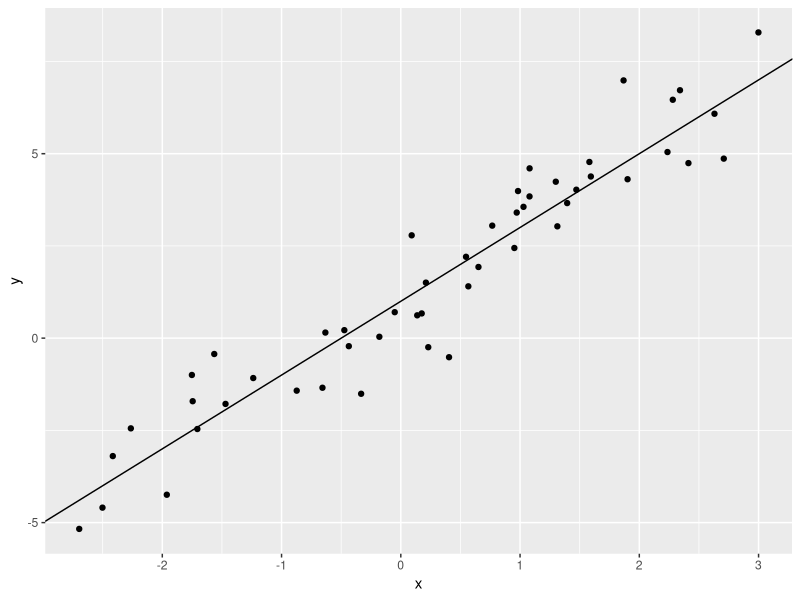
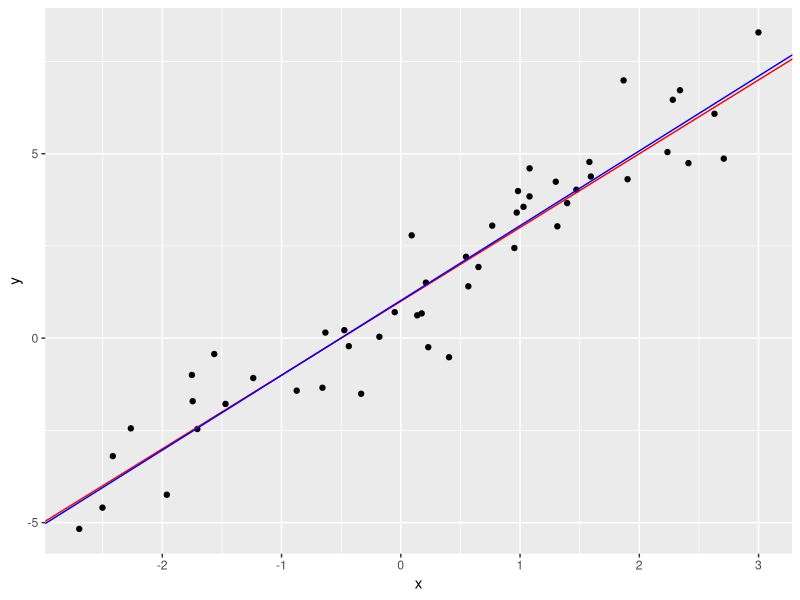
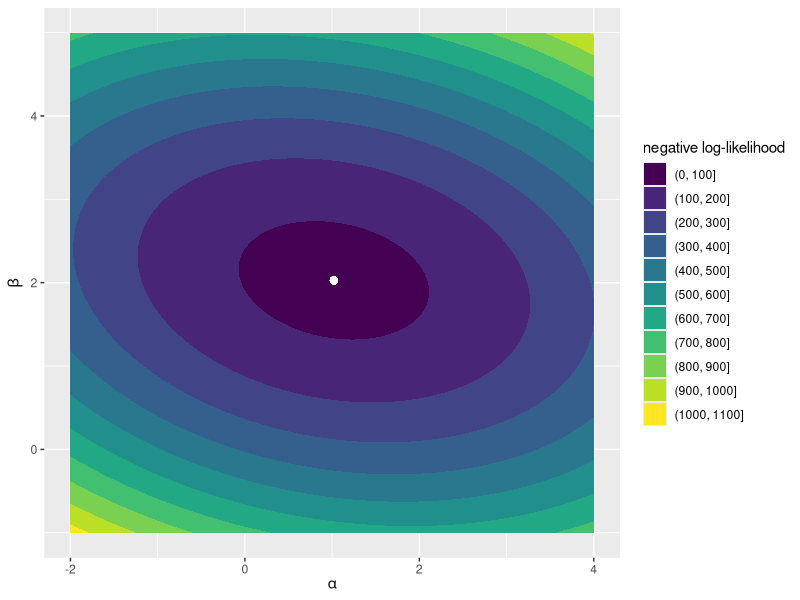
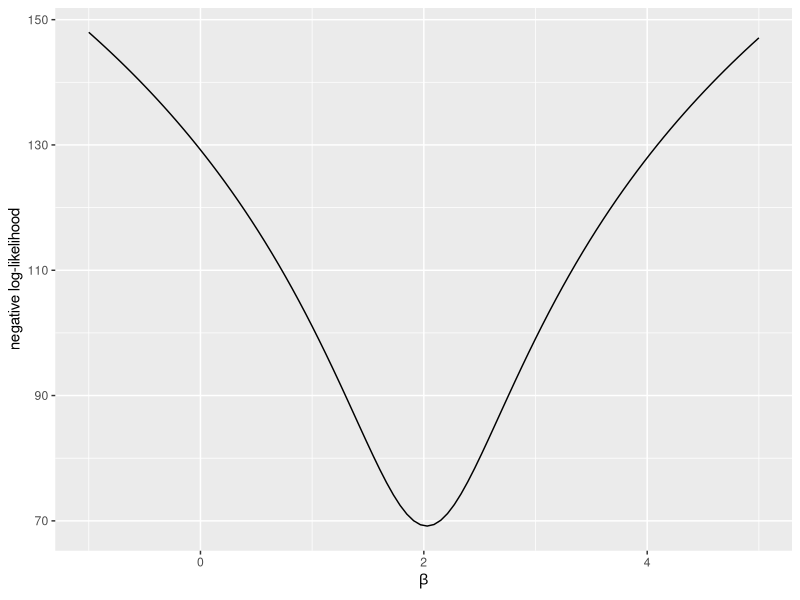
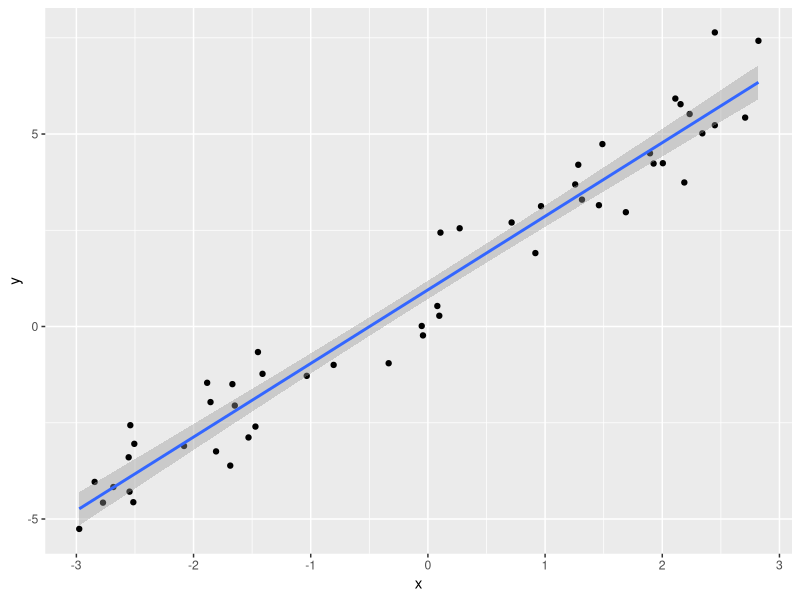

R code for these plots, in order:
## ---- chunk 1
## load the tidyverse packages
if (!require("tidyverse")) install.packages("tidyverse"); library(tidyverse)

knitr::opts_chunk$set(fig.height = 4, fig.width = 6)
## ---- chunk 2
a <- 1 ## intercept
b <- 2 ## slope
sigma <- 1 ## error standard deviation
## ---- chunk 3
n <- 50 ## sample size

## simulate data
sim_data <- data.frame(x = runif(n, min = -3, max = 3))
sim_data$y <- rnorm(n, mean = a + b*sim_data$x, sd = sigma)

## Look at the data structure
head(sim_data)
## ---- chunk 4
sim_data %>% # start with the data
  ggplot(aes(x, y)) + # tell ggplot which aesthetics to use
  geom_point() + # add points
  geom_abline(intercept = a, slope = b) # show the known regression line
## ---- chunk 5
## negative log-likelihood of y-values given intercept, slope, and error sd
## we pass the parameters as a vector in the order a, b, sigma
lm_log_lik <- function(par, x, y) {
  a <- par["a"]; b <- par["b"]; sigma <- exp(par["log_sigma"])
  -sum(dnorm(y, mean = a + b*x, sd = sigma, log = TRUE))
}
## ---- chunk 6
fit <- optim(
  par = c(a = 0, b = 0, log_sigma = 0), 
  fn = lm_log_lik, 
  x = sim_data$x, 
  y = sim_data$y, 
  hessian = TRUE
)

fit
## ---- chunk 7
coef(lm(y ~ x, data = sim_data))
## ---- chunk 8
sim_data %>%   
  ggplot(aes(x, y)) + # tell ggplot which aesthetics to use
  geom_point() + # add points
  geom_abline(intercept = a, slope = b, color = "red") + # true regression line
  geom_abline(intercept = fit$par[1], slope = fit$par[2], color = "blue") # fit
## ---- chunk 9
a_seq <- seq(-2, 4, length.out = 100)
b_seq <- seq(-1, 5, length.out = 100)

### data frame containing all combinations of the intercept and slope values
par_grid <- expand.grid("a" = a_seq, "b" = b_seq)

### loop over data frame, store negative log likelihood
for (i in 1:nrow(par_grid)) {
  par_grid$loglik[i] <- lm_log_lik(
    c(a = par_grid$a[i], b = par_grid$b[i], fit$par[3]), 
    x = sim_data$x, 
    y = sim_data$y
  )
}
## ---- chunk 10
par_grid %>% 
  ggplot(aes(a, b, z = loglik)) + 
  geom_contour_filled() + 
  labs(x = expression(alpha), y = expression(beta), fill = "negative log-likelihood") + 
  geom_point(aes(x = fit$par[1], y = fit$par[2]), size = 2, color = "white")
## ---- chunk 11
## Modify our `lm_log_lik` function so that the slope is a separate argument
## We'll pass this to `optim` to just find the values of the intercept and sd
slope_proflik <- function(pars, b, x, y) {
  a <- pars[1]; sigma <- pars[2] ## only two pars in this function
  if (sigma > 0) {
    return(-sum(dnorm(y, mean = a + b*x, sd = sigma, log = TRUE)))
  } else {
    return(1000)
  }
}

b_profile <- data.frame(
  b = seq(-1, 5, length.out = 100)  ## values of slope to loop over
)

## loop over values of the slope, store negative log-likelihood
for (i in 1:nrow(b_profile)) {
  b_fit <- optim(
    par = c(a = 0, sigma = 1), # initial values for intercept and sd
    fn = slope_proflik,  # objective function
    b = b_profile$b[i], # fixed slope value
    x = sim_data$x,   # x values
    y = sim_data$y   # y values
  )
  b_profile$nll[i] <- b_fit$value
}

## plot slope profile
b_profile %>% 
  ggplot(aes(b, nll)) + 
  geom_line() + 
  labs(x = expression(beta), y = "negative log-likelihood")
## ---- chunk 12
var_cov <- solve(fit$hessian)
var_cov
## ---- chunk 13
fisher_se <- sqrt(diag(var_cov))
fisher_se
## ---- chunk 14
summary(lm(y ~ x, data = sim_data))
## ---- chunk 15
n_obs <- nrow(sim_data) ## number of observations
n_samples <- 1000 ## number of bootstrap samples

## initialize an empty matrix to store parameter estimates for each sample
par_samples <- matrix(nrow = n_samples, ncol = 3)

## recalculate MLE for each sample
for (i in 1:n_samples) {
  sample_rows <- sample(1:n_obs, size = n_obs, replace = TRUE) # sampled rows from data
  new_data <- sim_data[sample_rows,] # subset data to sampled rows
  
  sample_fit <- optim(
    par = c(a = 0, b = 0, log_sigma = 0), # initial values
    fn = lm_log_lik, # log likelihood function
    x = new_data$x, # sampled x-values
    y = new_data$y # sampled y-values
  )
  
  par_samples[i,] <- sample_fit$par # store sample parameters
}

boot_se <- apply(par_samples, MARGIN = 2, FUN = sd) # calculate column SDs
setNames(boot_se, names(fit$par))
## ---- chunk 16
gamma <- 0.05 ## 95% confidence interval

alpha_CI <- qnorm(c(gamma/2, 1 - gamma/2), mean = fit$par[1], sd = fisher_se[1])
beta_CI <- qnorm(c(gamma/2, 1 - gamma/2), mean = fit$par[2], sd = fisher_se[2])

cbind(alpha_CI, beta_CI)
## ---- chunk 17
alpha_CI <- qnorm(c(gamma/2, 1 - gamma/2), mean = fit$par[1], sd = boot_se[1])
beta_CI <- qnorm(c(gamma/2, 1 - gamma/2), mean = fit$par[2], sd = boot_se[2])

cbind(alpha_CI, beta_CI)
## ---- chunk 18
alpha_CI <- quantile(par_samples[,1], c(gamma/2, 1 - gamma/2))
beta_CI <- quantile(par_samples[,2], c(gamma/2, 1 - gamma/2))

cbind(alpha_CI, beta_CI)
## ---- chunk 19
lm_fit <- function(x, y, SE = "fisher", init = c("a" = 0, "b" = 0, "log_sigma" = 0), n_boot = 1000) {

  if (!(SE %in% c("bootstrap", "fisher"))) stop("SE options are bootstrap or fisher")
  if (length(x) != length(y)) stop("x and y lengths differ")

  ## Maximum-likelihood estimate
  MLE <- optim(
    par = init, # initial values
    fn = lm_log_lik,  # our negative log-likelihood function
    x = x,   # x values
    y = y,   # y values
    hessian = (SE == "fisher") # only return Hessian if Fisher information used
  )

  ## Standard error using either fisher information or bootstrapping
  if (SE == "fisher") {
    var_cov <- solve(MLE$hessian)
    fit_se <- sqrt(diag(var_cov))
  } else {
    n_obs <- length(x) ## number of observations

    ## initialize an empty matrix to store parameter estimates for each sample
    par_samples <- matrix(nrow = n_boot, ncol = 3)

    ## recalculate MLE for each sample
    for (i in 1:n_boot) {
      samp <- sample(1:n_obs, size = n_obs, replace = TRUE) # sampled observations
      new_x <- x[samp] # subset x to sampled observations
      new_y <- y[samp] # subset y to sampled observations

      sample_fit <- optim(
        par = init, # initial values
        fn = lm_log_lik, # log likelihood function
        x = new_x, # sampled x-values
        y = new_y # sampled y-values
      )
  
    par_samples[i,] <- sample_fit$par # store sample parameters
  }
  fit_se <- apply(par_samples, MARGIN = 2, FUN = sd) # calculate column SDs
 }

 ## nicely format output
 data.frame(
   coef = c("intercept", "slope"), 
   estimate = MLE$par[1:2], 
   SE = fit_se[1:2]
 )

}
## ---- chunk 20
a <- 1 ## intercept
b <- 2 ## slope
sigma <- 1 ## error standard deviation
n <- 50 ## sample size

## simulate data
sim_data <- tibble(
  x = runif(n, min = -3, max = 3), ## x values
  y = rnorm(n, mean = a + b*x, sd = sigma) ## regression equation
)

## plot data
sim_data %>% ggplot(aes(x, y)) + geom_point() + geom_smooth(method = "lm")

## run regression
lm_fit(sim_data$x, sim_data$y, SE = "fisher")
## ---- chunk 21
## YOUR CODE HERE
## ---- chunk 22
### full negative log-likelihood
full <- optim(par = c(a = 0, b = 0, log_sigma = 0), fn = lm_log_lik, x = anscombe$x1, y = anscombe$y1)
full <- full$value

### reduced negative log-likelihood
## YOUR CODE HERE

### calculate test statistic
## YOUR CODE HERE

### p-value
## YOUR CODE HERE
## ---- chunk 23
### WRITE THE SUM OF SQUARES FUNCTION -------------------------------------
## sum of squared errors given intercept and slope
## pass the parameters as a vector c(a, b)
sum_sqrs <- function(pars, x, y) {
  a <- pars["a"]; b <- pars["b"]
  ## YOUR CODE HERE
}

### SIMULATE DATA ---------------------------------------------------------

a <- 1 ## intercept
b <- 2 ## slope
sigma <- 1 ## error standard deviation
n <- 50 ## sample size

## simulate data
sim_data <- tibble(
  x = runif(n, min = -3, max = 3), ## x values
  y = rnorm(n, mean = a + b*x, sd = sigma) ## regression equation
)

### OBTAIN PARAMETER ESTIMATES USING SUM OF SQUARES -----------------------
ss_fit <- optim(
  par = c(a = 0, b = 0), # initial values (a, b)
  fn = sum_sqrs,  # sum of squares function
  x = sim_data$x,   # x values
  y = sim_data$y   # y values
)

ss_fit
## ---- chunk 24
### OBTAIN PARAMETER ESTIMATES USING MAXIMUM LIKELIHOOD -------------------
ml_fit <- optim(
  par = c(a = 0, b = 0, log_sigma = 0), # initial values (a, b, sigma)
  fn = lm_log_lik,  # negative log-likelihood function
  x = sim_data$x,   # x values
  y = sim_data$y   # y values
)

ml_fit
